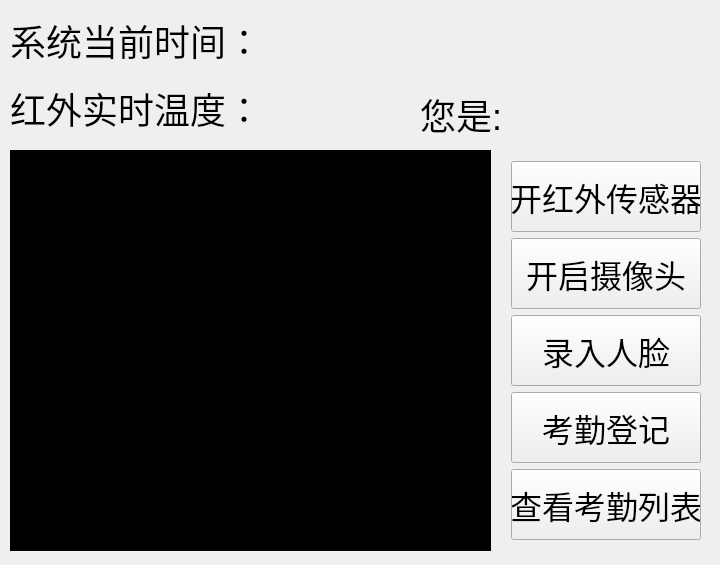
<?xml version="1.0" encoding="UTF-8"?>
<ui version="4.0">
 <class>Widget</class>
 <widget class="QWidget" name="Widget">
  <property name="geometry">
   <rect>
    <x>0</x>
    <y>0</y>
    <width>720</width>
    <height>565</height>
   </rect>
  </property>
  <property name="windowTitle">
   <string>Widget</string>
  </property>
  <property name="styleSheet">
   <string notr="true"/>
  </property>
  <widget class="QLabel" name="label_camera">
   <property name="geometry">
    <rect>
     <x>10</x>
     <y>150</y>
     <width>481</width>
     <height>401</height>
    </rect>
   </property>
   <property name="sizePolicy">
    <sizepolicy hsizetype="Ignored" vsizetype="Ignored">
     <horstretch>0</horstretch>
     <verstretch>0</verstretch>
    </sizepolicy>
   </property>
   <property name="font">
    <font>
     <pointsize>24</pointsize>
    </font>
   </property>
   <property name="styleSheet">
    <string notr="true">background-color: rgb(0, 0, 0);</string>
   </property>
   <property name="text">
    <string/>
   </property>
  </widget>
  <widget class="QLabel" name="label">
   <property name="geometry">
    <rect>
     <x>10</x>
     <y>10</y>
     <width>241</width>
     <height>61</height>
    </rect>
   </property>
   <property name="sizePolicy">
    <sizepolicy hsizetype="Ignored" vsizetype="Ignored">
     <horstretch>0</horstretch>
     <verstretch>0</verstretch>
    </sizepolicy>
   </property>
   <property name="font">
    <font>
     <pointsize>27</pointsize>
    </font>
   </property>
   <property name="text">
    <string>系统当前时间：</string>
   </property>
  </widget>
  <widget class="QLabel" name="label_time">
   <property name="geometry">
    <rect>
     <x>250</x>
     <y>10</y>
     <width>461</width>
     <height>61</height>
    </rect>
   </property>
   <property name="sizePolicy">
    <sizepolicy hsizetype="Ignored" vsizetype="Ignored">
     <horstretch>0</horstretch>
     <verstretch>0</verstretch>
    </sizepolicy>
   </property>
   <property name="font">
    <font>
     <pointsize>27</pointsize>
    </font>
   </property>
   <property name="text">
    <string/>
   </property>
  </widget>
  <widget class="QLabel" name="label_title_2">
   <property name="geometry">
    <rect>
     <x>10</x>
     <y>78</y>
     <width>241</width>
     <height>61</height>
    </rect>
   </property>
   <property name="sizePolicy">
    <sizepolicy hsizetype="Ignored" vsizetype="Ignored">
     <horstretch>0</horstretch>
     <verstretch>0</verstretch>
    </sizepolicy>
   </property>
   <property name="font">
    <font>
     <pointsize>27</pointsize>
    </font>
   </property>
   <property name="text">
    <string>红外实时温度：</string>
   </property>
  </widget>
  <widget class="QLabel" name="label_manname">
   <property name="geometry">
    <rect>
     <x>540</x>
     <y>96</y>
     <width>171</width>
     <height>41</height>
    </rect>
   </property>
   <property name="sizePolicy">
    <sizepolicy hsizetype="Ignored" vsizetype="Ignored">
     <horstretch>0</horstretch>
     <verstretch>0</verstretch>
    </sizepolicy>
   </property>
   <property name="font">
    <font>
     <pointsize>27</pointsize>
    </font>
   </property>
   <property name="text">
    <string/>
   </property>
  </widget>
  <widget class="QLabel" name="label_title_3">
   <property name="geometry">
    <rect>
     <x>420</x>
     <y>90</y>
     <width>96</width>
     <height>49</height>
    </rect>
   </property>
   <property name="sizePolicy">
    <sizepolicy hsizetype="Ignored" vsizetype="Ignored">
     <horstretch>0</horstretch>
     <verstretch>0</verstretch>
    </sizepolicy>
   </property>
   <property name="font">
    <font>
     <pointsize>27</pointsize>
    </font>
   </property>
   <property name="text">
    <string>您是:</string>
   </property>
  </widget>
  <widget class="QLabel" name="label_temp">
   <property name="geometry">
    <rect>
     <x>260</x>
     <y>90</y>
     <width>141</width>
     <height>41</height>
    </rect>
   </property>
   <property name="sizePolicy">
    <sizepolicy hsizetype="Ignored" vsizetype="Ignored">
     <horstretch>0</horstretch>
     <verstretch>0</verstretch>
    </sizepolicy>
   </property>
   <property name="font">
    <font>
     <pointsize>27</pointsize>
    </font>
   </property>
   <property name="text">
    <string/>
   </property>
  </widget>
  <widget class="QWidget" name="layoutWidget">
   <property name="geometry">
    <rect>
     <x>500</x>
     <y>150</y>
     <width>212</width>
     <height>401</height>
    </rect>
   </property>
   <property name="sizePolicy">
    <sizepolicy hsizetype="Ignored" vsizetype="Ignored">
     <horstretch>0</horstretch>
     <verstretch>0</verstretch>
    </sizepolicy>
   </property>
   <layout class="QVBoxLayout" name="verticalLayout">
    <item>
     <widget class="QPushButton" name="pushButton_hongwai">
      <property name="sizePolicy">
       <sizepolicy hsizetype="Ignored" vsizetype="Ignored">
        <horstretch>0</horstretch>
        <verstretch>0</verstretch>
       </sizepolicy>
      </property>
      <property name="font">
       <font>
        <pointsize>24</pointsize>
       </font>
      </property>
      <property name="text">
       <string>开红外传感器</string>
      </property>
     </widget>
    </item>
    <item>
     <widget class="QPushButton" name="pushButton_open">
      <property name="sizePolicy">
       <sizepolicy hsizetype="Ignored" vsizetype="Ignored">
        <horstretch>0</horstretch>
        <verstretch>0</verstretch>
       </sizepolicy>
      </property>
      <property name="font">
       <font>
        <pointsize>24</pointsize>
       </font>
      </property>
      <property name="text">
       <string>开启摄像头</string>
      </property>
     </widget>
    </item>
    <item>
     <widget class="QPushButton" name="pushButton_takefacephoto">
      <property name="sizePolicy">
       <sizepolicy hsizetype="Ignored" vsizetype="Ignored">
        <horstretch>0</horstretch>
        <verstretch>0</verstretch>
       </sizepolicy>
      </property>
      <property name="font">
       <font>
        <pointsize>24</pointsize>
       </font>
      </property>
      <property name="text">
       <string>录入人脸</string>
      </property>
     </widget>
    </item>
    <item>
     <widget class="QPushButton" name="pushButton_checkin">
      <property name="sizePolicy">
       <sizepolicy hsizetype="Ignored" vsizetype="Ignored">
        <horstretch>0</horstretch>
        <verstretch>0</verstretch>
       </sizepolicy>
      </property>
      <property name="font">
       <font>
        <pointsize>24</pointsize>
       </font>
      </property>
      <property name="text">
       <string>考勤登记</string>
      </property>
     </widget>
    </item>
    <item>
     <widget class="QPushButton" name="pushButton_listchecked">
      <property name="sizePolicy">
       <sizepolicy hsizetype="Ignored" vsizetype="Ignored">
        <horstretch>0</horstretch>
        <verstretch>0</verstretch>
       </sizepolicy>
      </property>
      <property name="font">
       <font>
        <pointsize>24</pointsize>
       </font>
      </property>
      <property name="text">
       <string>查看考勤列表</string>
      </property>
     </widget>
    </item>
   </layout>
  </widget>
 </widget>
 <layoutdefault spacing="6" margin="11"/>
 <resources/>
 <connections/>
</ui>
